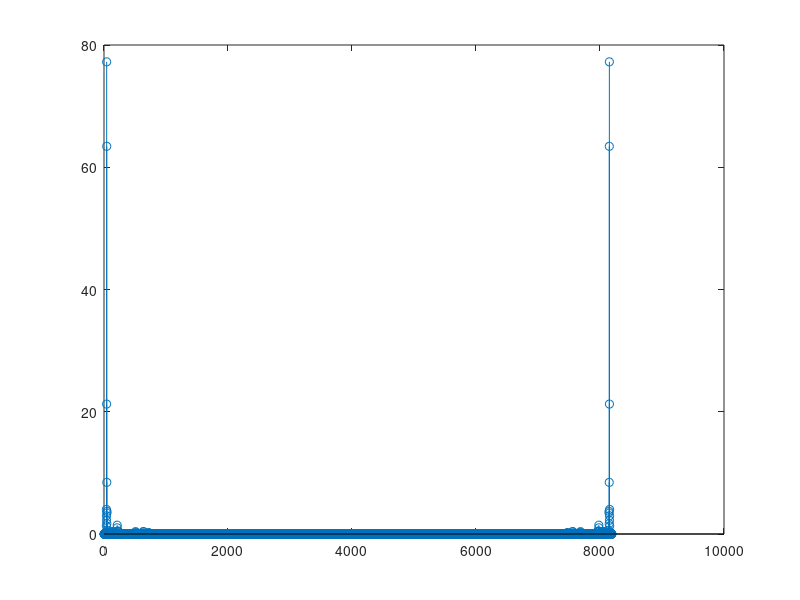

MATLAB code for this plot:
%画出茎叶图
%双谱线插值，用于求必做基波及谐波的平均频率、幅值、相位

clc;
clear all;
wave = xlsread('3_9.csv'); %load 数据
s=wave(400:8591,2);%一共8192个
fs=10000; %采样率
N=length(s);%采样点数
n=0:N-1;
w=0.5-0.5*cos(2*pi*(n)/N);%汉宁窗
r=s.*w';%对原信号加窗
%w'表示取共轭
%a.*b表示矩阵a中的元素与矩阵b中的元素按位置依次相乘，得到的结果将作为新矩阵中相同位置的元素
v=fft(r,N);%进行FFT，返回N点的DFT
vz=(abs(v)/N)*2*2;%求幅值并修正，修正系数为2
u=abs(v);
stem(vz);%画出FFT后信号的茎状图，用于判断k0、k1、k2

A=zeros(1,30);%用于后面存储各谐波幅值
F=zeros(1,30);%用于后面存储各谐波频率
P=zeros(1,30);%用于后面存储各谐波相位
freq=zeros(1,30);%用于后面存储次数

%以下步骤为双峰谱线插值修正算法
M=11;%事先通过前面的茎状图发现基波位于u(11)
for I=0:29 %I+1对应谐波系数，由于只含有小于30次的谐波，故在29截止即可
    %选择双谱线
    if(u(M-1+(M-1)*I) > u(M+1+(M-1)*I))
        k1=M-1+(M-1)*I;
        k2=M+(M-1)*I;
    else 
        k1=M+(M-1)*I;
        k2=M+1+(M-1)*I;
    end
    y1 = u(k1);
    y2 = u(k2);
    %插值法
    b=(y2-y1)/(y2+y1);%相当于参考文献中的参数β
    a=1.5*b;%相当于参考文献中的参数α
    k0=k1-1+a+0.5;
    A(I+1)=(y1+y2)*(2.35619403+1.15543628*a^2+0.32607873*a^4+0.07891461*a^6)/N;
    F(I+1)=k0*fs/N;%频率不需要修正
    P(I+1)=(angle(v(11+10*I))+pi/2-pi*(a-(-1)*0.5))/pi*180;
end

for i=1:29
    for j=1:29
         if (F(i)/F(1)>=j*0.98) && (F(i)/F(1)<=j*1.02)% 只有误差在基波频率的j倍的98%-102%以内才算谐波
             freq(i)=j;
         end
    end
end

total=[freq;A;F;P];
display(total);
xlswrite('加分二谐波分析.csv',total');